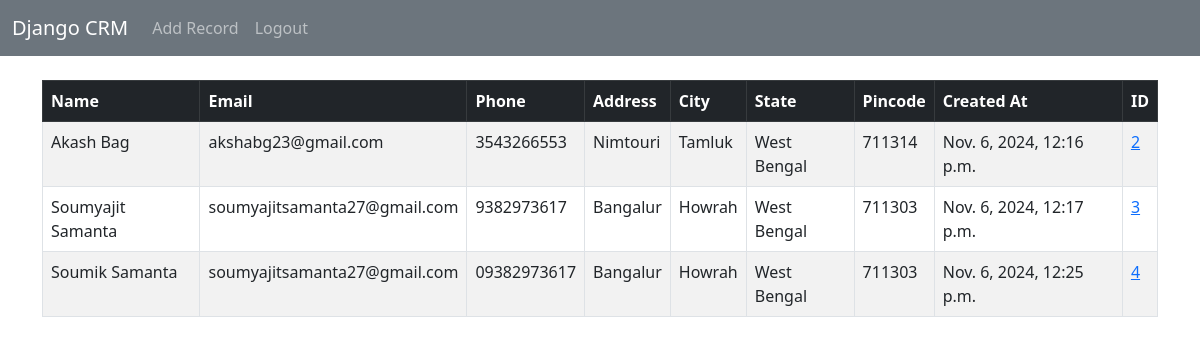
Screenshot of / (signed in) with the database file from the repository.
### webapp/models.py (models this page shows, shortened)
class Record(models.Model):
	created_at = models.DateTimeField(auto_now_add=True)
	first_name = models.CharField(max_length=50)
	last_name =  models.CharField(max_length=50)
	email =  models.CharField(max_length=100)
	phone = models.CharField(max_length=15)
	address =  models.CharField(max_length=100)
	city =  models.CharField(max_length=50)
	state =  models.CharField(max_length=50)
	pincode =  models.CharField(max_length=20)

### webapp/views.py (the view)
# urls.py: 2. Add a URL to urlpatterns:  path('', views.home, name='home')
def home(request):
	records = Record.objects.all()
	if request.method == 'POST':
		username = request.POST['username']
		password = request.POST['password']
		user = authenticate(request, username=username, password=password)
		if user is not None:
			login(request, user)
			messages.success(request, "You Have Been Logged In!")
			return redirect('home')
		else:
			messages.success(request, "There Was An Error Logging In, Please Try Again...")
			return redirect('home')
	else:
		return render(request, 'home.html', {'records':records})

### webapp/templates/home.html (shortened to what this page needs)
{% extends 'base.html' %}
{% block content %}
{% if user.is_authenticated %}
<table class="table table-striped table-hover table-bordered">
  <thead class="table-dark">
    <tr>
      <th scope="col">Name</th>
      <th scope="col">Email</th>
      <th scope="col">Phone</th>
      <th scope="col">Address</th>
      <th scope="col">City</th>
      <th scope="col">State</th>
      <th scope="col">Pincode</th>
      <th scope="col">Created At</th>
      <th scope="col">ID</th>
    </tr>
  </thead>
  <tbody>
{% if records %}
	{% for record in records %}
		<tr>
			<td>{{ record.first_name }} {{ record.last_name }}</td>
			<td>{{ record.email }}</td>
			<td>{{ record.phone }}</td>
			<td>{{ record.address }}</td>
			<td>{{ record.city }}</td>
			<td>{{ record.state }}</td>
			<td>{{ record.pincode }}</td>
			<td>{{ record.created_at }}</td>
			<td><a href="{% url 'record' record.id %}">{{ record.id }}</a></td>
		</tr>
	{% endfor %}
{% endif %}
	  </tbody>
	</table>
{% endif %}
{% endblock %}

### webapp/templates/base.html (shortened to what this page needs)
<!doctype html>
<html lang="en">
  <head>
    <link href="https://cdn.jsdelivr.net/npm/bootstrap@5.3.0-alpha1/dist/css/bootstrap.min.css" rel="stylesheet">
  </head>
  <body>
    {% include 'navbar.html' %}
    <div class="container">
      <br/>
      {% block content %}
      {% endblock%}
    </div>
  </body>
</html>

### webapp/templates/navbar.html (shortened to what this page needs)
<nav class="navbar navbar-expand-lg navbar-dark bg-secondary">
    <div class="container-fluid">
      <a class="navbar-brand" href="{% url 'home' %}">Django CRM</a>
      <div class="collapse navbar-collapse" id="navbarSupportedContent">
        <ul class="navbar-nav me-auto mb-2 mb-lg-0">
          {% if user.is_authenticated %}
          <li class="nav-item">
            <a class="nav-link" href="{% url 'add_record' %}">Add Record</a>
          </li>
          <li class="nav-item">
            <a class="nav-link" href="{% url 'logout' %}">Logout</a>
          </li>
          {% endif %}
        </ul>
      </div>
    </div>
  </nav>

### rows the page displays
Record: first_name "Akash", last_name "Bag", email "akshabg23@gmail.com", phone "3543266553", address "Nimtouri", city "Tamluk", state "West Bengal", pincode "711314", created_at "Nov. 6, 2024, 12:16 p.m.", id "2"
Record: first_name "Soumyajit", last_name "Samanta", email "soumyajitsamanta27@gmail.com", phone "9382973617", address "Bangalur", city "Howrah", state "West Bengal", pincode "711303", created_at "Nov. 6, 2024, 12:17 p.m.", id "3"
Record: first_name "Soumik", last_name "Samanta", email "soumyajitsamanta27@gmail.com", phone "09382973617", address "Bangalur", city "Howrah", state "West Bengal", pincode "711303", created_at "Nov. 6, 2024, 12:25 p.m.", id "4"
